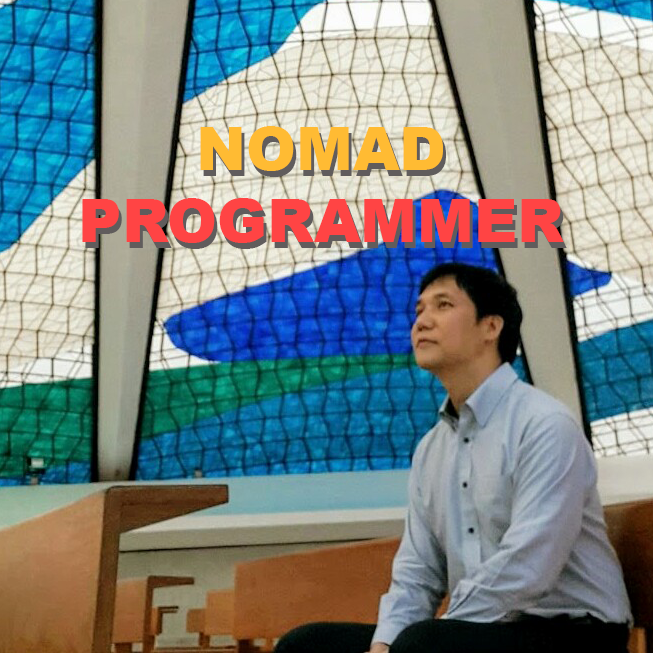
#> input picture opencv_dnn_202005/nomadProgramerIcon.png, 653 x 653 px
$ jupyter execute Preparation.ipynb
#> lines starting #> are read from the running program, lines starting #| are printed output that depends on the picture
[cell 1]
import cv2
import numpy as np

[cell 2]
print(cv2.__version__)

[cell 3]
path = "./opencv_dnn_202005/nomadProgramerIcon.png"
img = cv2.imread(path)
#> img is the input picture: shape (653, 653, 3); mean B, G, R 132.5, 133.6, 124.4
gray = cv2.cvtColor(img, cv2.COLOR_BGR2GRAY);
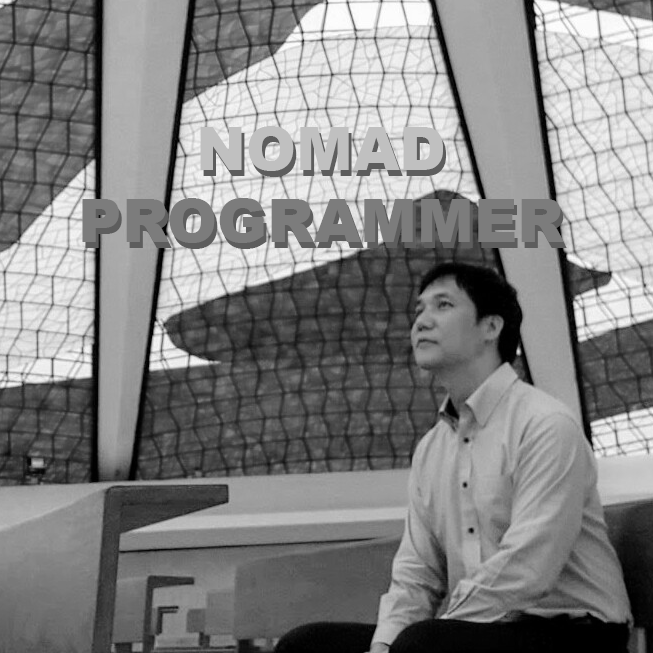
#> gray: shape (653, 653); min 0, max 255, mean 130.7
